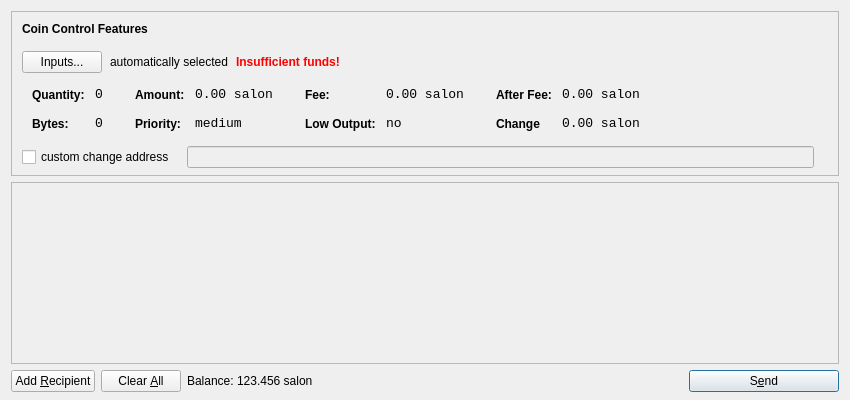
<?xml version="1.0" encoding="UTF-8"?>
<ui version="4.0">
 <class>SendCoinsDialog</class>
 <widget class="QDialog" name="SendCoinsDialog">
  <property name="geometry">
   <rect>
    <x>0</x>
    <y>0</y>
    <width>850</width>
    <height>400</height>
   </rect>
  </property>
  <property name="windowTitle">
   <string>Send Coins</string>
  </property>
  <layout class="QVBoxLayout" name="verticalLayout" stretch="0,1,0">
   <property name="bottomMargin">
    <number>8</number>
   </property>
   <item>
    <widget class="QFrame" name="frameCoinControl">
     <property name="sizePolicy">
      <sizepolicy hsizetype="Expanding" vsizetype="Expanding">
       <horstretch>0</horstretch>
       <verstretch>0</verstretch>
      </sizepolicy>
     </property>
     <property name="maximumSize">
      <size>
       <width>16777215</width>
       <height>16777215</height>
      </size>
     </property>
     <property name="frameShape">
      <enum>QFrame::StyledPanel</enum>
     </property>
     <property name="frameShadow">
      <enum>QFrame::Sunken</enum>
     </property>
     <layout class="QVBoxLayout" name="verticalLayoutCoinControl2">
      <property name="spacing">
       <number>6</number>
      </property>
      <property name="leftMargin">
       <number>0</number>
      </property>
      <property name="topMargin">
       <number>0</number>
      </property>
      <property name="rightMargin">
       <number>0</number>
      </property>
      <property name="bottomMargin">
       <number>6</number>
      </property>
      <item>
       <layout class="QVBoxLayout" name="verticalLayoutCoinControl" stretch="0,0,0,0,1">
        <property name="spacing">
         <number>0</number>
        </property>
        <property name="leftMargin">
         <number>10</number>
        </property>
        <property name="topMargin">
         <number>10</number>
        </property>
        <item>
         <layout class="QHBoxLayout" name="horizontalLayoutCoinControl1">
          <property name="bottomMargin">
           <number>15</number>
          </property>
          <item>
           <widget class="QLabel" name="labelCoinControlFeatures">
            <property name="sizePolicy">
             <sizepolicy hsizetype="Preferred" vsizetype="Maximum">
              <horstretch>0</horstretch>
              <verstretch>0</verstretch>
             </sizepolicy>
            </property>
            <property name="font">
             <font>
              <weight>75</weight>
              <bold>true</bold>
             </font>
            </property>
            <property name="styleSheet">
             <string notr="true">font-weight:bold;</string>
            </property>
            <property name="text">
             <string>Coin Control Features</string>
            </property>
           </widget>
          </item>
         </layout>
        </item>
        <item>
         <layout class="QHBoxLayout" name="horizontalLayoutCoinControl2" stretch="0,0,0,0">
          <property name="spacing">
           <number>8</number>
          </property>
          <property name="bottomMargin">
           <number>10</number>
          </property>
          <item>
           <widget class="QPushButton" name="pushButtonCoinControl">
            <property name="styleSheet">
             <string notr="true"/>
            </property>
            <property name="text">
             <string>Inputs...</string>
            </property>
           </widget>
          </item>
          <item>
           <widget class="QLabel" name="labelCoinControlAutomaticallySelected">
            <property name="text">
             <string>automatically selected</string>
            </property>
            <property name="margin">
             <number>5</number>
            </property>
           </widget>
          </item>
          <item>
           <widget class="QLabel" name="labelCoinControlInsuffFunds">
            <property name="font">
             <font>
              <weight>75</weight>
              <bold>true</bold>
             </font>
            </property>
            <property name="styleSheet">
             <string notr="true">color:red;font-weight:bold;</string>
            </property>
            <property name="text">
             <string>Insufficient funds!</string>
            </property>
            <property name="margin">
             <number>5</number>
            </property>
           </widget>
          </item>
          <item>
           <spacer name="horizontalSpacerCoinControl">
            <property name="orientation">
             <enum>Qt::Horizontal</enum>
            </property>
            <property name="sizeHint" stdset="0">
             <size>
              <width>40</width>
              <height>1</height>
             </size>
            </property>
           </spacer>
          </item>
         </layout>
        </item>
        <item>
         <widget class="QWidget" name="widgetCoinControl" native="true">
          <property name="sizePolicy">
           <sizepolicy hsizetype="Preferred" vsizetype="Preferred">
            <horstretch>0</horstretch>
            <verstretch>0</verstretch>
           </sizepolicy>
          </property>
          <property name="minimumSize">
           <size>
            <width>0</width>
            <height>0</height>
           </size>
          </property>
          <property name="styleSheet">
           <string notr="true"/>
          </property>
          <layout class="QHBoxLayout" name="horizontalLayoutCoinControl5">
           <property name="leftMargin">
            <number>0</number>
           </property>
           <property name="topMargin">
            <number>0</number>
           </property>
           <property name="rightMargin">
            <number>0</number>
           </property>
           <property name="bottomMargin">
            <number>0</number>
           </property>
           <item>
            <layout class="QHBoxLayout" name="horizontalLayoutCoinControl3" stretch="0,0,0,1">
             <property name="spacing">
              <number>20</number>
             </property>
             <property name="topMargin">
              <number>0</number>
             </property>
             <property name="bottomMargin">
              <number>10</number>
             </property>
             <item>
              <layout class="QFormLayout" name="formLayoutCoinControl1">
               <property name="horizontalSpacing">
                <number>10</number>
               </property>
               <property name="verticalSpacing">
                <number>14</number>
               </property>
               <property name="leftMargin">
                <number>10</number>
               </property>
               <property name="topMargin">
                <number>4</number>
               </property>
               <property name="rightMargin">
                <number>6</number>
               </property>
               <item row="0" column="0">
                <widget class="QLabel" name="labelCoinControlQuantityText">
                 <property name="styleSheet">
                  <string notr="true">font-weight:bold;</string>
                 </property>
                 <property name="text">
                  <string>Quantity:</string>
                 </property>
                 <property name="margin">
                  <number>0</number>
                 </property>
                </widget>
               </item>
               <item row="0" column="1">
                <widget class="QLabel" name="labelCoinControlQuantity">
                 <property name="font">
                  <font>
                   <family>Monospace</family>
                   <pointsize>10</pointsize>
                  </font>
                 </property>
                 <property name="cursor">
                  <cursorShape>IBeamCursor</cursorShape>
                 </property>
                 <property name="contextMenuPolicy">
                  <enum>Qt::ActionsContextMenu</enum>
                 </property>
                 <property name="text">
                  <string>0</string>
                 </property>
                 <property name="margin">
                  <number>0</number>
                 </property>
                 <property name="textInteractionFlags">
                  <set>Qt::LinksAccessibleByMouse|Qt::TextSelectableByKeyboard|Qt::TextSelectableByMouse</set>
                 </property>
                </widget>
               </item>
               <item row="1" column="0">
                <widget class="QLabel" name="labelCoinControlBytesText">
                 <property name="styleSheet">
                  <string notr="true">font-weight:bold;</string>
                 </property>
                 <property name="text">
                  <string>Bytes:</string>
                 </property>
                </widget>
               </item>
               <item row="1" column="1">
                <widget class="QLabel" name="labelCoinControlBytes">
                 <property name="font">
                  <font>
                   <family>Monospace</family>
                   <pointsize>10</pointsize>
                  </font>
                 </property>
                 <property name="cursor">
                  <cursorShape>IBeamCursor</cursorShape>
                 </property>
                 <property name="contextMenuPolicy">
                  <enum>Qt::ActionsContextMenu</enum>
                 </property>
                 <property name="text">
                  <string>0</string>
                 </property>
                 <property name="textInteractionFlags">
                  <set>Qt::LinksAccessibleByMouse|Qt::TextSelectableByKeyboard|Qt::TextSelectableByMouse</set>
                 </property>
                </widget>
               </item>
              </layout>
             </item>
             <item>
              <layout class="QFormLayout" name="formLayoutCoinControl2">
               <property name="horizontalSpacing">
                <number>10</number>
               </property>
               <property name="verticalSpacing">
                <number>14</number>
               </property>
               <property name="leftMargin">
                <number>6</number>
               </property>
               <property name="topMargin">
                <number>4</number>
               </property>
               <property name="rightMargin">
                <number>6</number>
               </property>
               <item row="0" column="0">
                <widget class="QLabel" name="labelCoinControlAmountText">
                 <property name="styleSheet">
                  <string notr="true">font-weight:bold;</string>
                 </property>
                 <property name="text">
                  <string>Amount:</string>
                 </property>
                 <property name="margin">
                  <number>0</number>
                 </property>
                </widget>
               </item>
               <item row="0" column="1">
                <widget class="QLabel" name="labelCoinControlAmount">
                 <property name="font">
                  <font>
                   <family>Monospace</family>
                   <pointsize>10</pointsize>
                  </font>
                 </property>
                 <property name="cursor">
                  <cursorShape>IBeamCursor</cursorShape>
                 </property>
                 <property name="contextMenuPolicy">
                  <enum>Qt::ActionsContextMenu</enum>
                 </property>
                 <property name="text">
                  <string>0.00 salon</string>
                 </property>
                 <property name="textInteractionFlags">
                  <set>Qt::LinksAccessibleByMouse|Qt::TextSelectableByKeyboard|Qt::TextSelectableByMouse</set>
                 </property>
                </widget>
               </item>
               <item row="1" column="0">
                <widget class="QLabel" name="labelCoinControlPriorityText">
                 <property name="styleSheet">
                  <string notr="true">font-weight:bold;</string>
                 </property>
                 <property name="text">
                  <string>Priority:</string>
                 </property>
                </widget>
               </item>
               <item row="1" column="1">
                <widget class="QLabel" name="labelCoinControlPriority">
                 <property name="font">
                  <font>
                   <family>Monospace</family>
                   <pointsize>10</pointsize>
                  </font>
                 </property>
                 <property name="cursor">
                  <cursorShape>IBeamCursor</cursorShape>
                 </property>
                 <property name="contextMenuPolicy">
                  <enum>Qt::ActionsContextMenu</enum>
                 </property>
                 <property name="text">
                  <string>medium</string>
                 </property>
                 <property name="textInteractionFlags">
                  <set>Qt::LinksAccessibleByMouse|Qt::TextSelectableByKeyboard|Qt::TextSelectableByMouse</set>
                 </property>
                </widget>
               </item>
              </layout>
             </item>
             <item>
              <layout class="QFormLayout" name="formLayoutCoinControl3">
               <property name="horizontalSpacing">
                <number>10</number>
               </property>
               <property name="verticalSpacing">
                <number>14</number>
               </property>
               <property name="leftMargin">
                <number>6</number>
               </property>
               <property name="topMargin">
                <number>4</number>
               </property>
               <property name="rightMargin">
                <number>6</number>
               </property>
               <item row="0" column="0">
                <widget class="QLabel" name="labelCoinControlFeeText">
                 <property name="styleSheet">
                  <string notr="true">font-weight:bold;</string>
                 </property>
                 <property name="text">
                  <string>Fee:</string>
                 </property>
                 <property name="margin">
                  <number>0</number>
                 </property>
                </widget>
               </item>
               <item row="0" column="1">
                <widget class="QLabel" name="labelCoinControlFee">
                 <property name="font">
                  <font>
                   <family>Monospace</family>
                   <pointsize>10</pointsize>
                  </font>
                 </property>
                 <property name="cursor">
                  <cursorShape>IBeamCursor</cursorShape>
                 </property>
                 <property name="contextMenuPolicy">
                  <enum>Qt::ActionsContextMenu</enum>
                 </property>
                 <property name="text">
                  <string>0.00 salon</string>
                 </property>
                 <property name="textInteractionFlags">
                  <set>Qt::LinksAccessibleByMouse|Qt::TextSelectableByKeyboard|Qt::TextSelectableByMouse</set>
                 </property>
                </widget>
               </item>
               <item row="1" column="0">
                <widget class="QLabel" name="labelCoinControlLowOutputText">
                 <property name="styleSheet">
                  <string notr="true">font-weight:bold;</string>
                 </property>
                 <property name="text">
                  <string>Low Output:</string>
                 </property>
                </widget>
               </item>
               <item row="1" column="1">
                <widget class="QLabel" name="labelCoinControlLowOutput">
                 <property name="font">
                  <font>
                   <family>Monospace</family>
                   <pointsize>10</pointsize>
                  </font>
                 </property>
                 <property name="cursor">
                  <cursorShape>IBeamCursor</cursorShape>
                 </property>
                 <property name="contextMenuPolicy">
                  <enum>Qt::ActionsContextMenu</enum>
                 </property>
                 <property name="text">
                  <string>no</string>
                 </property>
                 <property name="textInteractionFlags">
                  <set>Qt::LinksAccessibleByMouse|Qt::TextSelectableByKeyboard|Qt::TextSelectableByMouse</set>
                 </property>
                </widget>
               </item>
              </layout>
             </item>
             <item>
              <layout class="QFormLayout" name="formLayoutCoinControl4">
               <property name="horizontalSpacing">
                <number>10</number>
               </property>
               <property name="verticalSpacing">
                <number>14</number>
               </property>
               <property name="leftMargin">
                <number>6</number>
               </property>
               <property name="topMargin">
                <number>4</number>
               </property>
               <property name="rightMargin">
                <number>6</number>
               </property>
               <item row="0" column="0">
                <widget class="QLabel" name="labelCoinControlAfterFeeText">
                 <property name="styleSheet">
                  <string notr="true">font-weight:bold;</string>
                 </property>
                 <property name="text">
                  <string>After Fee:</string>
                 </property>
                 <property name="margin">
                  <number>0</number>
                 </property>
                </widget>
               </item>
               <item row="0" column="1">
                <widget class="QLabel" name="labelCoinControlAfterFee">
                 <property name="font">
                  <font>
                   <family>Monospace</family>
                   <pointsize>10</pointsize>
                  </font>
                 </property>
                 <property name="cursor">
                  <cursorShape>IBeamCursor</cursorShape>
                 </property>
                 <property name="contextMenuPolicy">
                  <enum>Qt::ActionsContextMenu</enum>
                 </property>
                 <property name="text">
                  <string>0.00 salon</string>
                 </property>
                 <property name="textInteractionFlags">
                  <set>Qt::LinksAccessibleByMouse|Qt::TextSelectableByKeyboard|Qt::TextSelectableByMouse</set>
                 </property>
                </widget>
               </item>
               <item row="1" column="0">
                <widget class="QLabel" name="labelCoinControlChangeText">
                 <property name="styleSheet">
                  <string notr="true">font-weight:bold;</string>
                 </property>
                 <property name="text">
                  <string>Change</string>
                 </property>
                </widget>
               </item>
               <item row="1" column="1">
                <widget class="QLabel" name="labelCoinControlChange">
                 <property name="font">
                  <font>
                   <family>Monospace</family>
                   <pointsize>10</pointsize>
                  </font>
                 </property>
                 <property name="cursor">
                  <cursorShape>IBeamCursor</cursorShape>
                 </property>
                 <property name="contextMenuPolicy">
                  <enum>Qt::ActionsContextMenu</enum>
                 </property>
                 <property name="text">
                  <string>0.00 salon</string>
                 </property>
                 <property name="textInteractionFlags">
                  <set>Qt::LinksAccessibleByMouse|Qt::TextSelectableByKeyboard|Qt::TextSelectableByMouse</set>
                 </property>
                </widget>
               </item>
              </layout>
             </item>
            </layout>
           </item>
          </layout>
         </widget>
        </item>
        <item>
         <layout class="QHBoxLayout" name="horizontalLayoutCoinControl4" stretch="0,0,0">
          <property name="spacing">
           <number>12</number>
          </property>
          <property name="sizeConstraint">
           <enum>QLayout::SetDefaultConstraint</enum>
          </property>
          <property name="topMargin">
           <number>5</number>
          </property>
          <property name="rightMargin">
           <number>5</number>
          </property>
          <item>
           <widget class="QCheckBox" name="checkBoxCoinControlChange">
            <property name="text">
             <string>custom change address</string>
            </property>
           </widget>
          </item>
          <item>
           <widget class="QLineEdit" name="lineEditCoinControlChange">
            <property name="enabled">
             <bool>false</bool>
            </property>
            <property name="sizePolicy">
             <sizepolicy hsizetype="Expanding" vsizetype="Fixed">
              <horstretch>0</horstretch>
              <verstretch>0</verstretch>
             </sizepolicy>
            </property>
           </widget>
          </item>
          <item>
           <widget class="QLabel" name="labelCoinControlChangeLabel">
            <property name="sizePolicy">
             <sizepolicy hsizetype="Preferred" vsizetype="Expanding">
              <horstretch>0</horstretch>
              <verstretch>0</verstretch>
             </sizepolicy>
            </property>
            <property name="minimumSize">
             <size>
              <width>0</width>
              <height>0</height>
             </size>
            </property>
            <property name="text">
             <string/>
            </property>
            <property name="margin">
             <number>3</number>
            </property>
           </widget>
          </item>
         </layout>
        </item>
        <item>
         <spacer name="verticalSpacerCoinControl">
          <property name="orientation">
           <enum>Qt::Vertical</enum>
          </property>
          <property name="sizeHint" stdset="0">
           <size>
            <width>800</width>
            <height>1</height>
           </size>
          </property>
         </spacer>
        </item>
       </layout>
      </item>
     </layout>
    </widget>
   </item>
   <item>
    <widget class="QScrollArea" name="scrollArea">
     <property name="widgetResizable">
      <bool>true</bool>
     </property>
     <widget class="QWidget" name="scrollAreaWidgetContents">
      <property name="geometry">
       <rect>
        <x>0</x>
        <y>0</y>
        <width>830</width>
        <height>173</height>
       </rect>
      </property>
      <layout class="QVBoxLayout" name="verticalLayout_2">
       <property name="leftMargin">
        <number>0</number>
       </property>
       <property name="topMargin">
        <number>0</number>
       </property>
       <property name="rightMargin">
        <number>0</number>
       </property>
       <property name="bottomMargin">
        <number>0</number>
       </property>
       <item>
        <layout class="QVBoxLayout" name="entries">
         <property name="spacing">
          <number>6</number>
         </property>
        </layout>
       </item>
       <item>
        <spacer name="verticalSpacer">
         <property name="orientation">
          <enum>Qt::Vertical</enum>
         </property>
         <property name="sizeHint" stdset="0">
          <size>
           <width>20</width>
           <height>40</height>
          </size>
         </property>
        </spacer>
       </item>
      </layout>
     </widget>
    </widget>
   </item>
   <item>
    <layout class="QHBoxLayout" name="horizontalLayout">
     <item>
      <widget class="QPushButton" name="addButton">
       <property name="toolTip">
        <string>Send to multiple recipients at once</string>
       </property>
       <property name="text">
        <string>Add &amp;Recipient</string>
       </property>
       <property name="icon">
        <iconset resource="../bitcoin.qrc">
         <normaloff>:/icons/add</normaloff>:/icons/add</iconset>
       </property>
       <property name="autoDefault">
        <bool>false</bool>
       </property>
      </widget>
     </item>
     <item>
      <widget class="QPushButton" name="clearButton">
       <property name="sizePolicy">
        <sizepolicy hsizetype="Minimum" vsizetype="Fixed">
         <horstretch>0</horstretch>
         <verstretch>0</verstretch>
        </sizepolicy>
       </property>
       <property name="toolTip">
        <string>Remove all transaction fields</string>
       </property>
       <property name="text">
        <string>Clear &amp;All</string>
       </property>
       <property name="icon">
        <iconset resource="../bitcoin.qrc">
         <normaloff>:/icons/remove</normaloff>:/icons/remove</iconset>
       </property>
       <property name="autoRepeatDelay">
        <number>300</number>
       </property>
       <property name="autoDefault">
        <bool>false</bool>
       </property>
      </widget>
     </item>
     <item>
      <layout class="QHBoxLayout" name="horizontalLayout_2">
       <property name="spacing">
        <number>3</number>
       </property>
       <item>
        <widget class="QLabel" name="label">
         <property name="sizePolicy">
          <sizepolicy hsizetype="Preferred" vsizetype="Fixed">
           <horstretch>0</horstretch>
           <verstretch>0</verstretch>
          </sizepolicy>
         </property>
         <property name="text">
          <string>Balance:</string>
         </property>
        </widget>
       </item>
       <item>
        <widget class="QLabel" name="labelBalance">
         <property name="sizePolicy">
          <sizepolicy hsizetype="Preferred" vsizetype="Fixed">
           <horstretch>0</horstretch>
           <verstretch>0</verstretch>
          </sizepolicy>
         </property>
         <property name="cursor">
          <cursorShape>IBeamCursor</cursorShape>
         </property>
         <property name="text">
          <string>123.456 salon</string>
         </property>
         <property name="textInteractionFlags">
          <set>Qt::LinksAccessibleByMouse|Qt::TextSelectableByKeyboard|Qt::TextSelectableByMouse</set>
         </property>
        </widget>
       </item>
      </layout>
     </item>
     <item>
      <spacer name="horizontalSpacer">
       <property name="orientation">
        <enum>Qt::Horizontal</enum>
       </property>
       <property name="sizeHint" stdset="0">
        <size>
         <width>40</width>
         <height>20</height>
        </size>
       </property>
      </spacer>
     </item>
     <item>
      <widget class="QPushButton" name="sendButton">
       <property name="minimumSize">
        <size>
         <width>150</width>
         <height>0</height>
        </size>
       </property>
       <property name="toolTip">
        <string>Confirm the send action</string>
       </property>
       <property name="text">
        <string>S&amp;end</string>
       </property>
       <property name="icon">
        <iconset resource="../bitcoin.qrc">
         <normaloff>:/icons/send</normaloff>:/icons/send</iconset>
       </property>
       <property name="default">
        <bool>true</bool>
       </property>
      </widget>
     </item>
    </layout>
   </item>
  </layout>
 </widget>
 <resources>
  <include location="../bitcoin.qrc"/>
 </resources>
 <connections/>
</ui>
